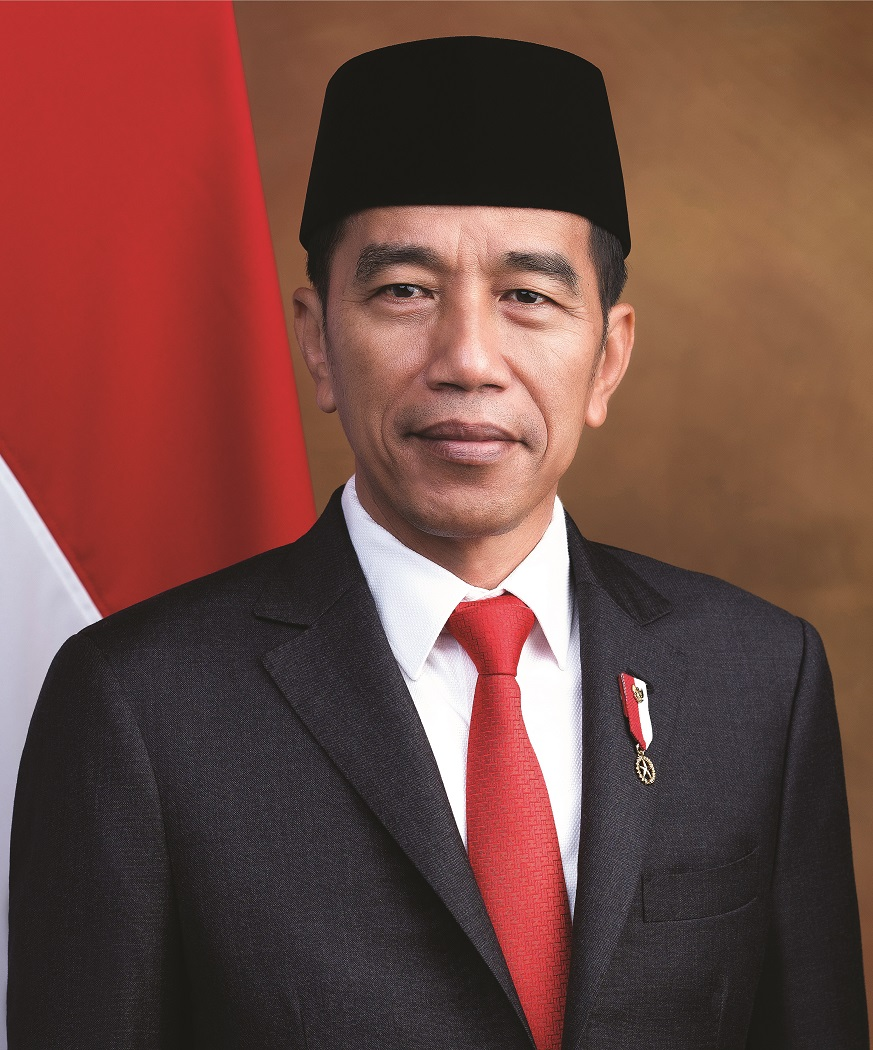
#> input picture week - 12/Dataset/jokowi.jpg, 873 x 1050 px; the run also reads 1 picture not shown here
$ jupyter execute --allow-errors week12.ipynb
#> lines starting #> are read from the running program, lines starting #| are printed output that depends on the picture; after the words box and inside, x2 and y2 are one past the last pixel; in counts of white or black regions, pixels touching at a corner belong together
# Tugas

### Import Libraries

[cell 1]
import cv2
import os
import matplotlib.pyplot as plt

### 1. Lakukan Face Detection untuk image object lain yang tersedia pada (/images/facedet).

[cell 2]
cascade_wajah = cv2.CascadeClassifier('./haarcascades/haarcascade_frontalface_alt.xml')

# Directory containing images
image_directory = './Dataset/'

# List of images to process
images_to_process = [
    'jokowi.jpg',
    'kartini.jpg',
    'kucing.jpg',
    'mask.png',
    'mjordan.jpg',
    'solvayconf.jpg'
    # Add more image filenames here as needed
]

# Set up Matplotlib figure for subplots
num_images = len(images_to_process)
fig, axes = plt.subplots(nrows=num_images, ncols=2, figsize=(10, 5 * num_images))

# Loop through selected images
for i, filename in enumerate(images_to_process):
    img_path = os.path.join(image_directory, filename)

    # Check if the image exists in the directory
    if os.path.isfile(img_path):
        original_image = cv2.imread(img_path)
#> original_image is the input picture: shape (1050, 873, 3); mean B, G, R 65.5, 72.5, 113.6
        original_image_rgb = cv2.cvtColor(original_image, cv2.COLOR_BGR2RGB)  # Convert BGR to RGB for Matplotlib

        # Convert the image to grayscale (required for face detection)
        gray = cv2.cvtColor(original_image, cv2.COLOR_BGR2GRAY)
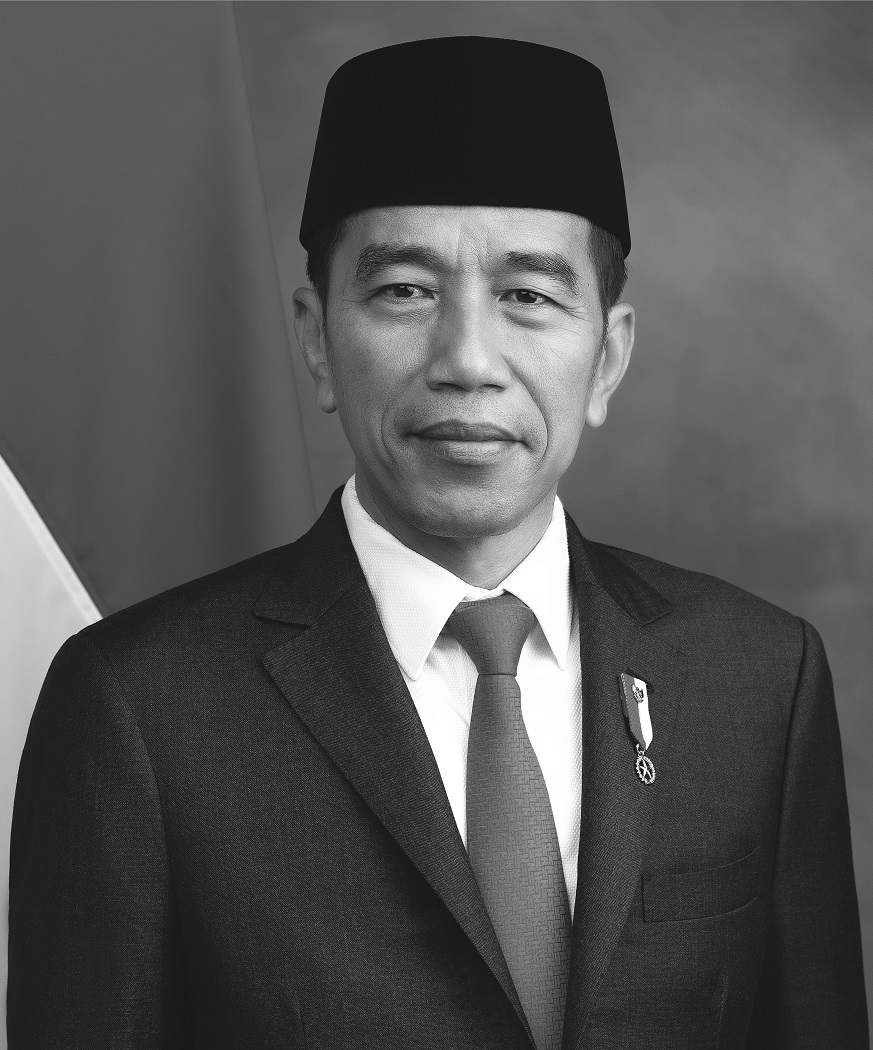
#> gray: shape (1050, 873); min 2, max 255, mean 84

        # Perform face detection
        faces = cascade_wajah.detectMultiScale(gray, scaleFactor=1.1, minNeighbors=5)
#> faces = [[290, 150, 363, 363]]

        # Draw rectangles around the detected faces on the original image
        for (x, y, w, h) in faces:
            cv2.rectangle(original_image, (x, y), (x + w, y + h), (0, 255, 0), 2)
#> this loop made 1 pass
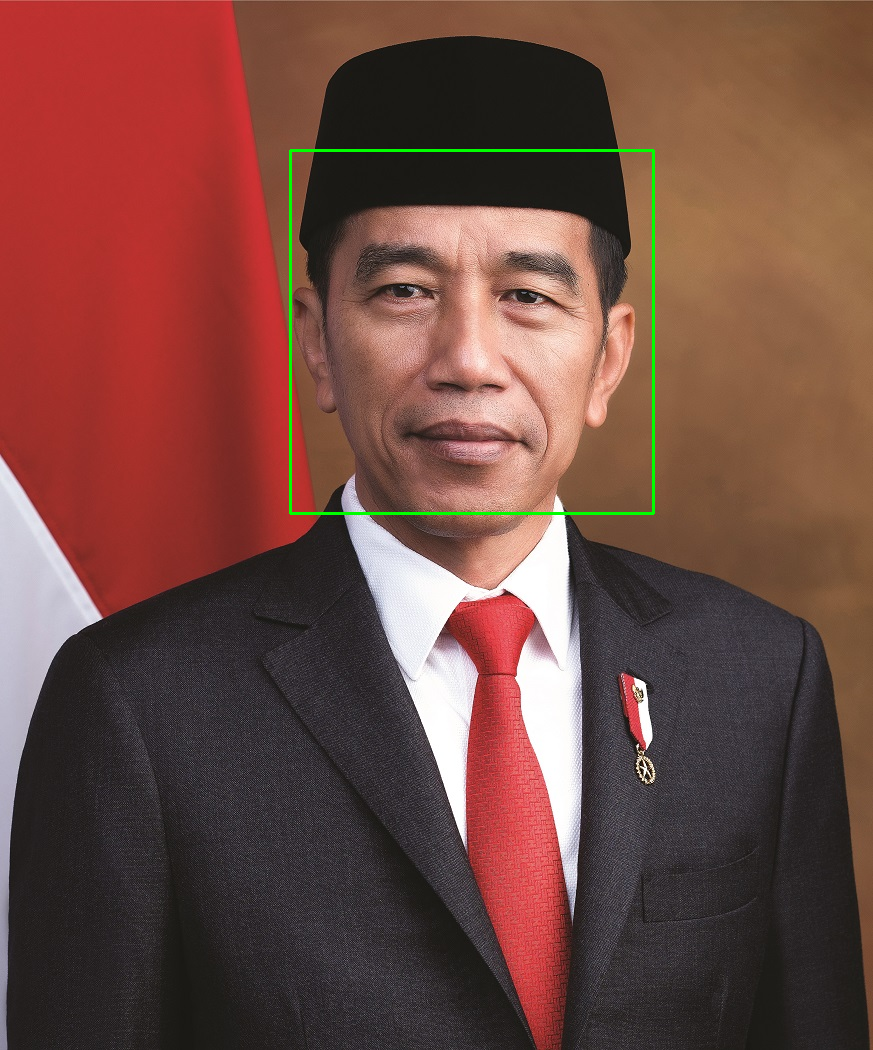
#> original_image: shape (1050, 873, 3); 0.47% of pixels changed, all inside (x1, y1, x2, y2) = (289, 149, 655, 515)

        # Display the original image and the image with detected faces in subplots
        axes[i, 0].imshow(original_image_rgb)
        axes[i, 0].set_title('Original')
        axes[i, 0].axis('off')  # Hide axis for original image

        # Display the image with detected faces on the right
        detected_image_rgb = cv2.cvtColor(original_image, cv2.COLOR_BGR2RGB)  # Convert BGR to RGB for Matplotlib
        axes[i, 1].imshow(detected_image_rgb)
        axes[i, 1].set_title('Detected Faces')
        axes[i, 1].axis('off')  # Hide axis for detected faces
    else:
        print(f"File {filename} not found.")
#> pass 2 of the loop `for i, filename in enumerate(images_to_process):`:
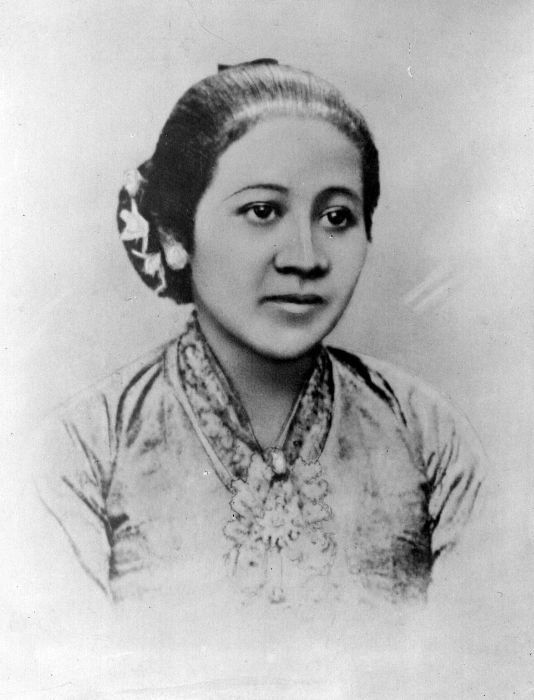
#> input picture week - 12/Dataset/kartini.jpg, 534 x 700 px
#> original_image is the input picture: shape (700, 534, 3); min 0, max 255, mean 182.3
#> gray: shape (700, 534)
#> faces = [[185, 125, 224, 224]]
#> the loop `for (x, y, w, h) in faces:` made 1 pass
#> after the loop `for (x, y, w, h) in faces:`:
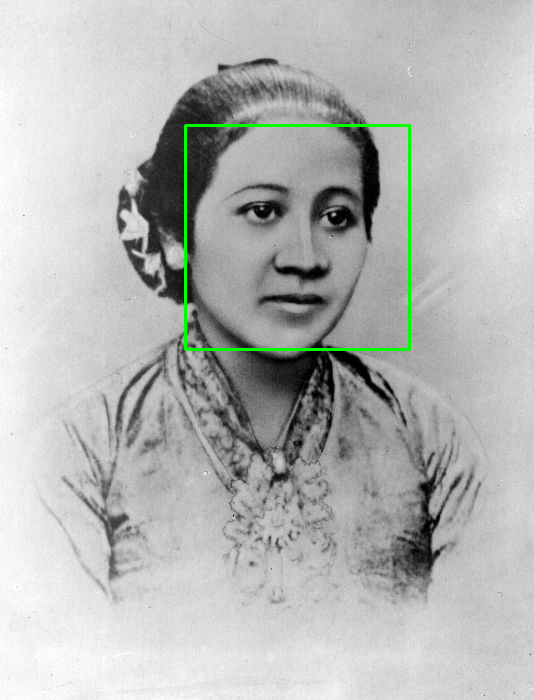
#> original_image: shape (700, 534, 3); 0.72% of pixels changed, all inside (x1, y1, x2, y2) = (184, 124, 411, 351)
#> pass 3 of the loop `for i, filename in enumerate(images_to_process):`:
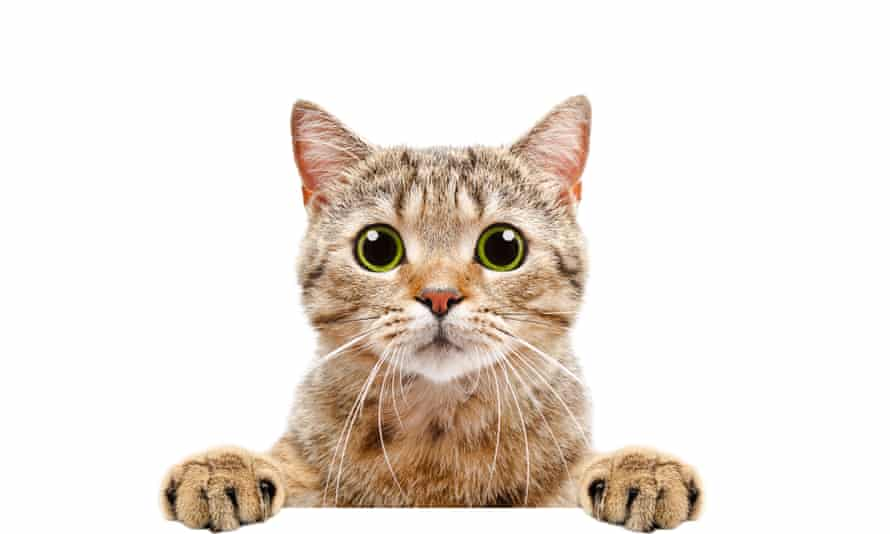
#> input picture week - 12/Dataset/kucing.jpg, 890 x 534 px
#> original_image is the input picture: shape (534, 890, 3); mean B, G, R 219.1, 226.5, 234.8
#> original_image_rgb: shape (534, 890, 3)
#> `gray = cv2.cvtColor(original_image, cv2.COLOR_BGR2GRAY)`:
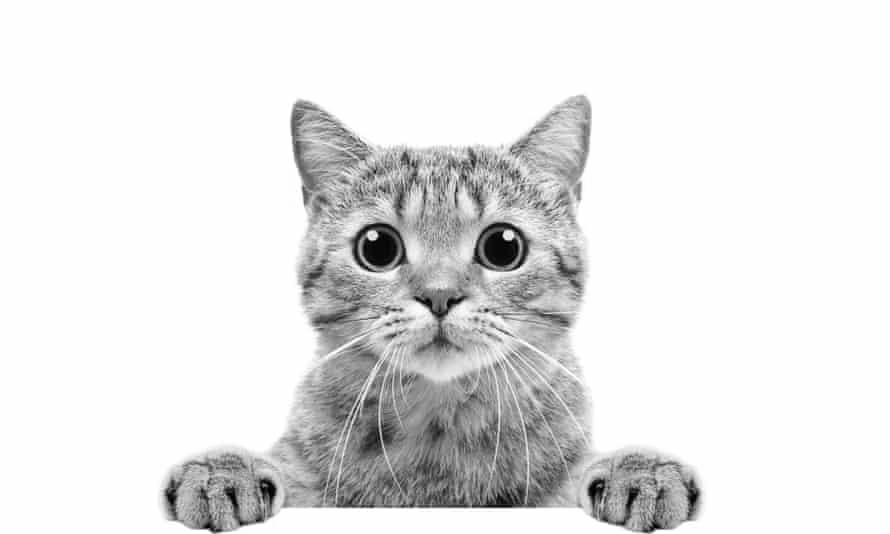
#> gray: shape (534, 890); min 0, max 255, mean 228.2
#> faces = ()
#> the loop made 6 passes; the first 3 are shown

# Adjust layout and show the subplots
plt.tight_layout()
plt.show()
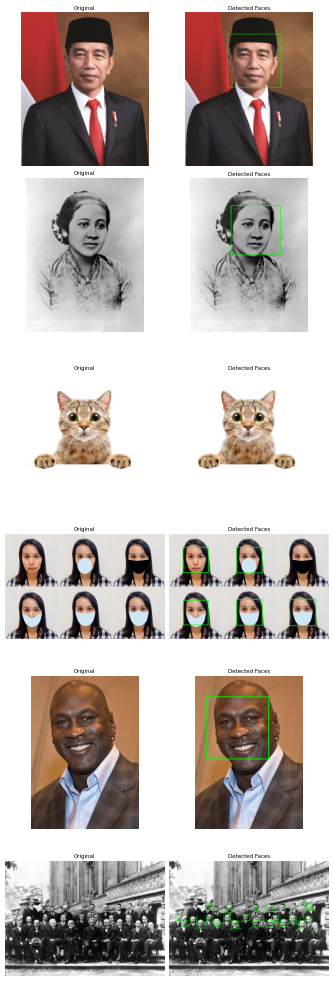
#> figure drawn by matplotlib, 12 panels
